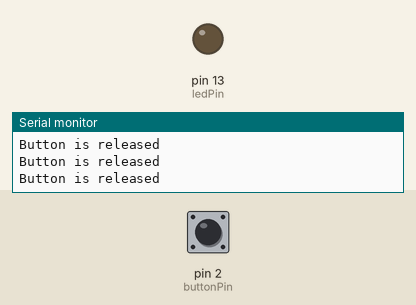
The sketch below on a simulated Arduino Uno, built with avr-gcc and run on an emulated ATmega328P. Shown: output pins drawn as LEDs (lit = HIGH), the last lines printed to the serial monitor. Dashed ring = blinking. Inputs (shaded band) come from the test bench; at power-on: pin 2 (buttonPin) HIGH.

Above: at 1.2 s.
1.3 s: pin 2 (buttonPin) pulled LOW for 0.15 s
At 1.4 s:
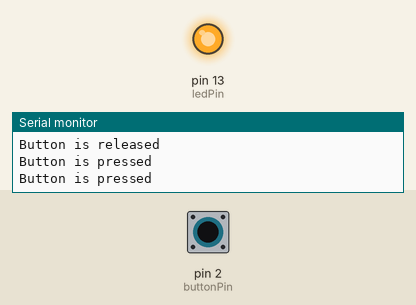
2.9 s: pin 2 (buttonPin) pulled LOW for 1 s
At 4.6 s:
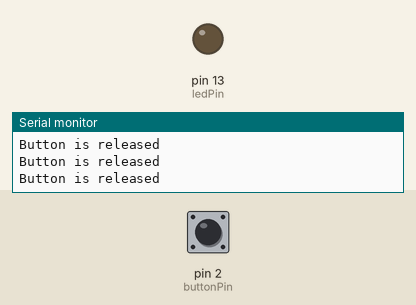
6.9 s: pin 2 (buttonPin) pulsed LOW 2 times (0.12 s each, 0.3 s apart)
At 6.98 s:
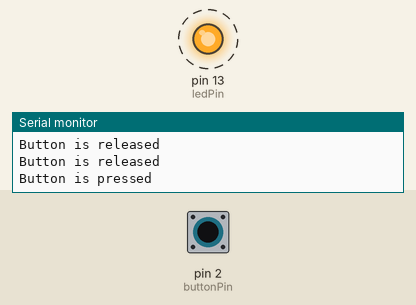
10.5 s: pin 2 (buttonPin) driven LOW
At 10.8 s:
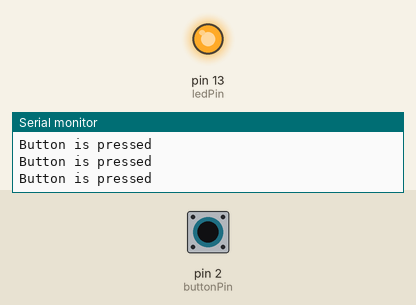
13.5 s: pin 2 (buttonPin) driven HIGH
At 14.5 s:
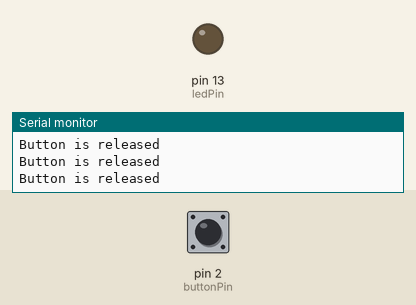
Timing chart, 0 to 16.5 s (numbered marks = the images above; inputs shaded):
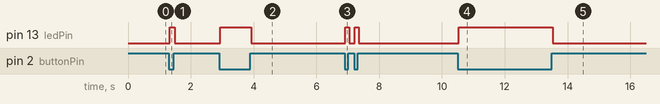

The sketch:

example2_button_pullup.ino
```cpp
const int buttonPin = 2;     // the number of the pushbutton pin
const int ledPin =  13;      // the number of the LED pin

// variables will change:
int buttonState = 0;         // variable for reading the pushbutton status

void setup() {
  // initialize the LED pin as an output:
  pinMode(ledPin, OUTPUT);
  // initialize the pushbutton pin as an input:
  pinMode(buttonPin, INPUT_PULLUP);
  Serial.begin(9600);
}

void loop() {
  // read the state of the pushbutton value:
  buttonState = !digitalRead(buttonPin);

  // check if the pushbutton is pressed. If it is, the buttonState is HIGH:
  if (buttonState == HIGH) {
    // turn LED on:
    Serial.println("Button is pressed");
    digitalWrite(ledPin, HIGH);
  } else {
    // turn LED off:
    Serial.println("Button is released");
    digitalWrite(ledPin, LOW);
  }
}
```

Measured:
- after the input at 1.3 s, pin 13 (ledPin): LOW → HIGH at once, → LOW 0.16 s later
- after the input at 2.9 s, pin 13 (ledPin): LOW → HIGH at once, → LOW 0.99 s later
- after the input at 6.9 s, pin 13 (ledPin): alternates HIGH for 0.12 s and LOW for 0.19 s, 4 changes in all, then stays LOW, starting at once
- after the input at 10.5 s, pin 13 (ledPin): LOW → HIGH at once
- after the input at 13.5 s, pin 13 (ledPin): HIGH → LOW at once
